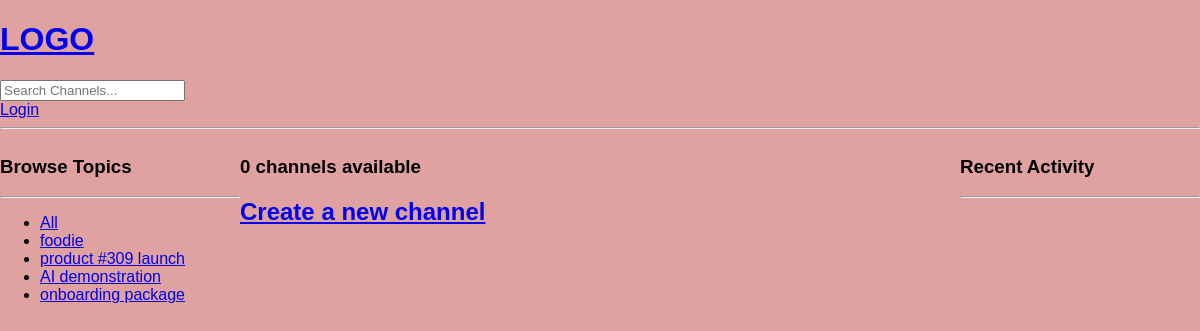
The app's page /, older data.
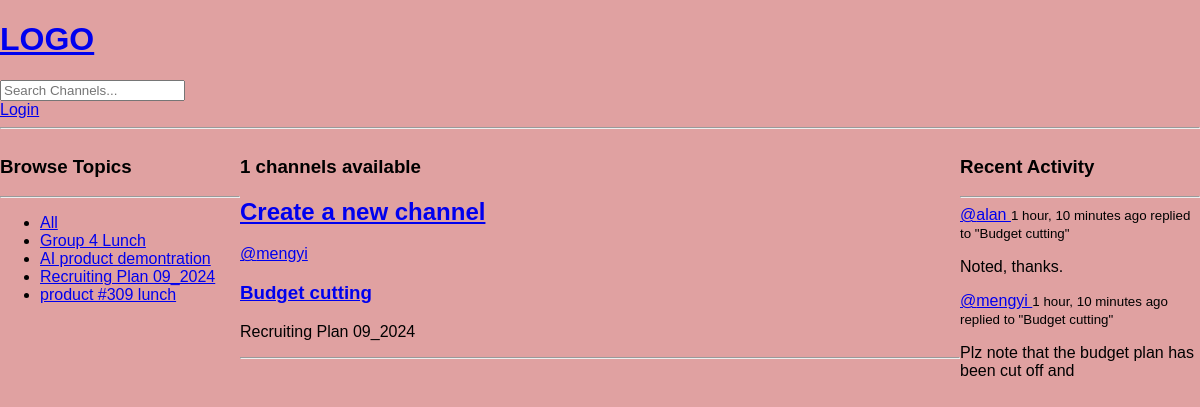
The same page, newer data.
### core/models.py (models this page shows, shortened)
class Topic(models.Model):
    name = models.CharField(max_length=160)

class Channel(models.Model):
    host = models.ForeignKey(User, on_delete=models.CASCADE, null=True)
    topic = models.ForeignKey(Topic, on_delete=models.SET_NULL, null=True)
    name = models.CharField(max_length=160)
    description = models.TextField(blank=True, null=True)
    participants = models.ManyToManyField(
        User, related_name='participants', blank=True)
    updated = models.DateTimeField(auto_now=True)
    created = models.DateTimeField(auto_now_add=True)
    class Meta:
        ordering = ['-updated', '-created']

class Message(models.Model):
    user = models.ForeignKey('auth.User', on_delete=models.CASCADE)
    channel = models.ForeignKey(Channel, on_delete=models.CASCADE)
    body = models.TextField()
    updated = models.DateTimeField(auto_now=True)
    created = models.DateTimeField(auto_now_add=True)
    class Meta:
        ordering = ['-updated', '-created']
    def __str__(self):
        return self.body[:50]

### core/views.py (the view)
# urls.py: path('', views.home, name='home'),
def home(request):
    q = request.GET.get('q') if request.GET.get('q') != None else ''
    channels = Channel.objects.filter(
        Q(topic__name__icontains=q) |
        Q(name__icontains=q) |
        Q(description__icontains=q)
    )
    topics = Topic.objects.all()
    channel_count = channels.count()
    channel_messages = Message.objects.filter(
        Q(channel__topic__name__icontains=q))
    context = {
        'channels': channels,
        'topics': topics,
        'channel_count': channel_count,
        'channel_messages': channel_messages
    }
    return render(request, 'core/home.html', context)

### core/templates/core/home.html (shortened to what this page needs)
{% extends "main.html" %}
{% block content %}
<div class="home-container">
    <div>
        {% include 'core/topic_component.html' %}
    </div>
    <div>
        <h3>{{channel_count}} channels available</h3>
        <h2><a href="{% url 'create-channel' %}">Create a new channel</a></h2>
        {% include 'core/feed_component.html' %}
    </div>
    <div>
        {% include 'core/activity_component.html' %}
    </div>
</div>
{% endblock content %}

### core/templates/core/topic_component.html
<h3>Browse Topics</h3>
<hr>
<ul>
    <li>
        <a href="{% url 'home' %}">All</a>
    </li>
    {% for topic in topics %}
    <li>
        <a href="{% url 'home' %}?q={{topic.name}}">{{topic.name}}</a>
    </li>
    {% endfor %}

### core/templates/core/feed_component.html (shortened to what this page needs)
<div>
    {% for channel in channels %}
    <div>
        <a href="{% url 'user-profile' channel.host.id %}">
            @{{channel.host.username}}
        </a>
        <h3>
            <a href="{% url 'channel' channel.id %}">
                {{channel.name}}
            </a>
        </h3>
        <p>{{channel.topic.name}}</p>
        <hr>
    </div>
    {% endfor %}
</div>

### core/templates/core/activity_component.html (shortened to what this page needs)
<h3> Recent Activity</h3>
<hr>
{% for message in channel_messages %}
<div>
    <a href="{% url 'user-profile' message.user.id %}">
        @{{ message.user.username }}
    </a>
    <small> {{ message.created | timesince }} ago </small>
    <small>replied to "{{ message.channel.name }}"</small>
    <p>{{ message }}</p>
</div>
{% endfor %}

Row changes from the older to the newer data that the page shows:
removed Topic: name "foodie"
removed Topic: name "product #309 launch"
removed Topic: name "AI demonstration"
removed Topic: name "onboarding package"
added Topic: name "Group 4 Lunch"
added Topic: name "AI product demontration"
added Topic: name "Recruiting Plan 09_2024"
added Topic: name "product #309 lunch"
added Channel: host.username "mengyi", name "Budget cutting", topic.name "Recruiting Plan 09_2024"
added Message: user.username "alan", created "1 hour, 10 minutes", channel.name "Budget cutting", body "Noted, thanks."
added Message: user.username "mengyi", created "1 hour, 10 minutes", channel.name "Budget cutting", body "Plz note that the budget plan has been cut off and"
Text that changed along with them:
{{ channel_count }}: "0" → "1"
